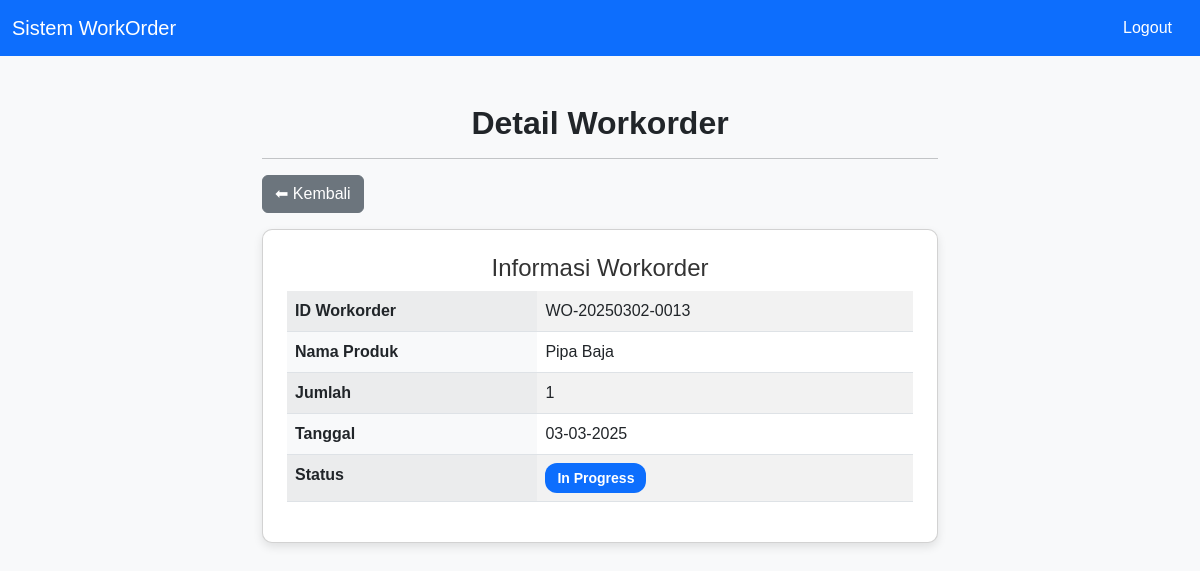
/manager/view_manager.php?id_workorder=WO-20250302-0013, run on the app's committed database.
### tables this page shows
CREATE TABLE `workorder` (
  `id_workorder` varchar(20) NOT NULL,
  `nproduk` varchar(100) NOT NULL,
  `jumlah` int(20) NOT NULL,
  `tanggal` date NOT NULL,
  `status` enum('Pending','In Progress','Completed','Canceled') NOT NULL,
  `jwaktu` varchar(20) NOT NULL,
  `keterangan` varchar(500) NOT NULL
);

### manager/view_manager.php (the view, shortened to what this page needs)
<?php
include '../koneksi.php';
$id = $_GET['id_workorder'];
$data = mysqli_query($koneksi, "SELECT * FROM workorder WHERE id_workorder='$id'");
$d = mysqli_fetch_array($data);
?>
<!DOCTYPE html>
<html lang="id">
<head>
    <link rel="stylesheet" href="https://cdn.jsdelivr.net/npm/bootstrap@5.3.0/dist/css/bootstrap.min.css">
</head>
<body>
<nav class="navbar navbar-expand-lg navbar-dark bg-primary">
    <div class="container-fluid">
        <a class="navbar-brand" href="index.php">Sistem WorkOrder</a>
        <div class="collapse navbar-collapse" id="navbarNav">
            <ul class="navbar-nav ms-auto">
                <li class="nav-item">
                    <a class="nav-link btn btn-danger text-white px-3" href="../logout.php">Logout</a>
                </li>
            </ul>
        </div>
    </div>
</nav>
<div class="container mt-5">
    <h2 class="text-center text-dark fw-bold">Detail Workorder</h2>
    <hr>
    <div class="d-flex justify-content-between mb-3">
        <a href="./halaman_manager.php" class="btn btn-secondary">⬅ Kembali</a>
    </div>
    <div class="card p-4">
        <h4 class="text-center">Informasi Workorder</h4>
        <table class="table table-striped">
            <tr>
                <th>ID Workorder</th>
                <td><?php echo $d['id_workorder']; ?></td>
            </tr>
            <tr>
                <th>Nama Produk</th>
                <td><?php echo $d['nproduk']; ?></td>
            </tr>
            <tr>
                <th>Jumlah</th>
                <td><?php echo $d['jumlah']; ?></td>
            </tr>
            <tr>
                <th>Tanggal</th>
                <td><?php echo date("d-m-Y", strtotime($d['tanggal'])); ?></td>
            </tr>
            <tr>
                <th>Status</th>
                <td>
                    <?php
                        $statusColor = "";
                        switch ($d['status']) {
                            case "In Progress": $statusColor = "primary"; break;
                        }
                    ?>
                    <span class="badge bg-<?php echo $statusColor; ?>">
                        <?php echo $d['status']; ?>
                    </span>
                </td>
            </tr>
        </table>
    </div>
</div>
</body>
</html>

### manager/view_manager.php (style rules this page uses)
body { font-family: 'Poppins', sans-serif; background-color: #f8f9fa; }
.container { max-width: 700px; }
.card { border-radius: 10px; box-shadow: 0px 4px 10px rgba(0, 0, 0, 0.1); background: #ffffff; color: #333; }
.table th { width: 40%; background-color: #f8f9fa; }
.table td { font-weight: 500; }
.badge { font-size: 14px; padding: 8px 12px; border-radius: 12px; }

### data on the page
workorder: id_workorder "WO-20250302-0013", nproduk "Pipa Baja", jumlah "1", tanggal "03-03-2025", status "In Progress"
